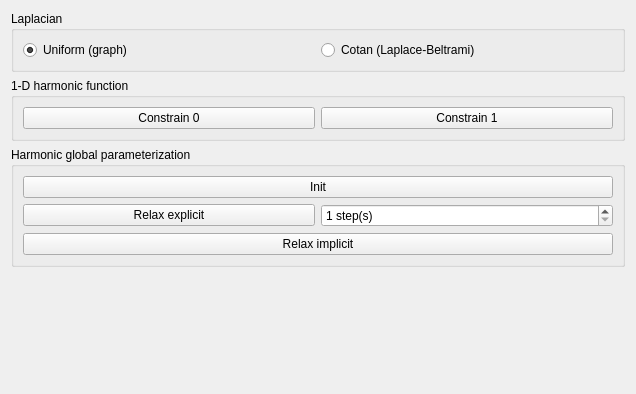
<?xml version="1.0" encoding="UTF-8"?>
<ui version="4.0">
 <class>ParameterizationToolbarBase</class>
 <widget class="QWidget" name="ParameterizationToolbarBase">
  <property name="geometry">
   <rect>
    <x>0</x>
    <y>0</y>
    <width>636</width>
    <height>394</height>
   </rect>
  </property>
  <layout class="QGridLayout" name="gridLayout_3">
   <item row="3" column="0">
    <widget class="QGroupBox" name="groupBox_2">
     <property name="title">
      <string>Harmonic global parameterization</string>
     </property>
     <layout class="QVBoxLayout" name="verticalLayout">
      <item>
       <widget class="QPushButton" name="pb_param_init">
        <property name="text">
         <string>Init</string>
        </property>
       </widget>
      </item>
      <item>
       <layout class="QHBoxLayout" name="horizontalLayout_3">
        <item>
         <widget class="QPushButton" name="pb_param_relax_explicit">
          <property name="text">
           <string>Relax explicit</string>
          </property>
         </widget>
        </item>
        <item>
         <widget class="QSpinBox" name="sb_steps">
          <property name="suffix">
           <string> step(s)</string>
          </property>
          <property name="prefix">
           <string/>
          </property>
          <property name="minimum">
           <number>1</number>
          </property>
          <property name="maximum">
           <number>1000</number>
          </property>
         </widget>
        </item>
       </layout>
      </item>
      <item>
       <widget class="QPushButton" name="pb_param_relax_implicit">
        <property name="text">
         <string>Relax implicit</string>
        </property>
       </widget>
      </item>
     </layout>
    </widget>
   </item>
   <item row="1" column="0">
    <widget class="QGroupBox" name="groupBox_3">
     <property name="title">
      <string>Laplacian</string>
     </property>
     <layout class="QHBoxLayout" name="horizontalLayout_2">
      <item>
       <widget class="QRadioButton" name="rb_lap_uniform">
        <property name="text">
         <string>Uniform (graph)</string>
        </property>
        <property name="checked">
         <bool>true</bool>
        </property>
       </widget>
      </item>
      <item>
       <widget class="QRadioButton" name="rb_lap_cotan">
        <property name="text">
         <string>Cotan (Laplace-Beltrami)</string>
        </property>
       </widget>
      </item>
     </layout>
    </widget>
   </item>
   <item row="4" column="0">
    <spacer name="verticalSpacer">
     <property name="orientation">
      <enum>Qt::Orientation::Vertical</enum>
     </property>
     <property name="sizeHint" stdset="0">
      <size>
       <width>20</width>
       <height>40</height>
      </size>
     </property>
    </spacer>
   </item>
   <item row="2" column="0">
    <widget class="QGroupBox" name="groupBox">
     <property name="title">
      <string>1-D harmonic function</string>
     </property>
     <layout class="QHBoxLayout" name="horizontalLayout">
      <item>
       <widget class="QPushButton" name="pb_constrain_0">
        <property name="text">
         <string>Constrain 0</string>
        </property>
        <property name="checkable">
         <bool>true</bool>
        </property>
        <property name="autoExclusive">
         <bool>false</bool>
        </property>
       </widget>
      </item>
      <item>
       <widget class="QPushButton" name="pb_constrain_1">
        <property name="text">
         <string>Constrain 1</string>
        </property>
        <property name="checkable">
         <bool>true</bool>
        </property>
        <property name="autoExclusive">
         <bool>false</bool>
        </property>
       </widget>
      </item>
     </layout>
    </widget>
   </item>
  </layout>
 </widget>
 <resources/>
 <connections/>
</ui>
